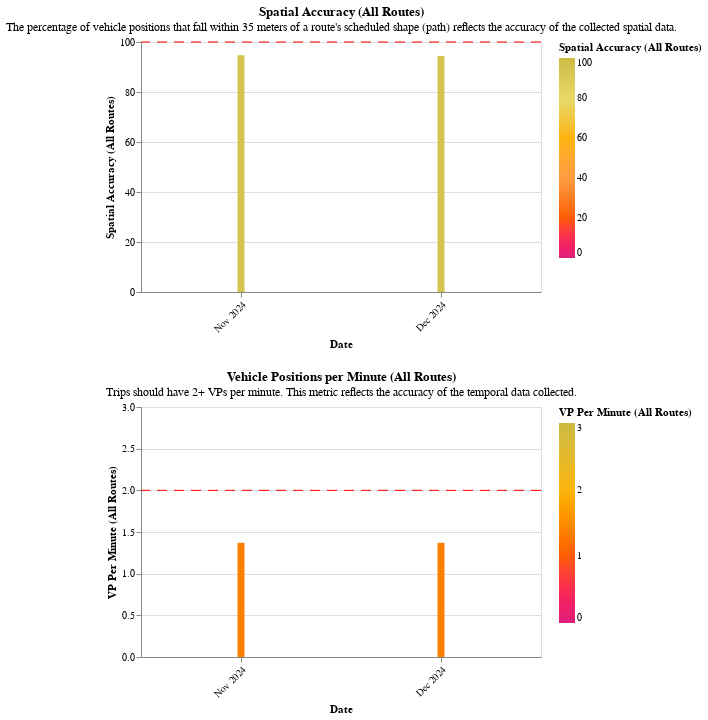

This figure's notebook cell:
### Markdown cell above
## Metrics for All Routes

### Code cell
if len(agency_metrics_df)==0:
    display(Markdown(f"""{organization_name} only has schedule data."""))
else:
    display(section2.agency_overview(agency_metrics_df))

### Figure 1 — Vega-Lite specification as saved in the notebook (floating-point values rounded to 4 significant figures)
{"config": {"view": {"continuousWidth": 300, "continuousHeight": 300}}, "vconcat": [{"layer": [{"mark": {"type": "bar", "clip": true, "size": 7}, "encoding": {"color": {"field": "Spatial Accuracy (All Routes)", "scale": {"domain": [0, 20, 40, 60, 80, 100], "range": ["#dd217d", "#fc5c04", "#ff9c42", "#fcb40e", "#e9d868", "#ccbb44"]}, "title": "Spatial Accuracy (All Routes)", "type": "quantitative"}, "tooltip": [{"field": "Date", "type": "temporal"}, {"field": "Spatial Accuracy (All Routes)", "type": "quantitative"}], "x": {"axis": {"format": "%b %Y", "labelAngle": -45}, "field": "Date", "timeUnit": "yearmonthdate", "title": ["Date"], "type": "ordinal"}, "y": {"field": "Spatial Accuracy (All Routes)", "scale": {"domain": [0, 95.0]}, "title": "Spatial Accuracy (All Routes)", "type": "quantitative"}}}, {"mark": {"type": "rule", "color": "red", "strokeDash": [10, 7]}, "encoding": {"y": {"aggregate": "mean", "field": "ruler_100_pct", "type": "quantitative"}}}], "height": 250, "title": {"text": "Spatial Accuracy (All Routes)", "subtitle": ["The percentage of vehicle positions that fall within 35 meters of a route's scheduled shape (path) reflects the accuracy of the collected spatial data."]}, "width": 400}, {"layer": [{"mark": {"type": "bar", "clip": true, "size": 7}, "encoding": {"color": {"field": "VP per Minute (All Routes)", "scale": {"domain": [0, 1, 2, 3], "range": ["#dd217d", "#fc5c04", "#fcb40e", "#ccbb44"]}, "title": "VP Per Minute (All Routes)", "type": "quantitative"}, "tooltip": [{"field": "Date", "type": "temporal"}, {"field": "VP per Minute (All Routes)", "type": "quantitative"}], "x": {"axis": {"format": "%b %Y", "labelAngle": -45}, "field": "Date", "timeUnit": "yearmonthdate", "title": ["Date"], "type": "ordinal"}, "y": {"field": "VP per Minute (All Routes)", "scale": {"domain": [0, 3]}, "title": "VP Per Minute (All Routes)", "type": "quantitative"}}}, {"mark": {"type": "rule", "color": "red", "strokeDash": [10, 7]}, "encoding": {"y": {"aggregate": "mean", "field": "ruler_for_vp_per_min", "type": "quantitative"}}}], "height": 250, "title": {"text": "Vehicle Positions per Minute (All Routes)", "subtitle": ["Trips should have 2+ VPs per minute. This metric reflects the accuracy of the temporal data collected."]}, "width": 400}], "data": {"name": "data-3c2e416398277b449f9bd3d6a58a154c"}, "resolve": {"scale": {"color": "independent"}}, "$schema": "https://vega.github.io/schema/vega-lite/v5.17.0.json", "datasets": {"data-3c2e416398277b449f9bd3d6a58a154c": [{"schedule_gtfs_dataset_key": "84d3c3507a4c8df851d935b63908bbd5", "VP per Minute (All Routes)": 1.37, "Spatial Accuracy (All Routes)": 94.73, "Date": "2024-11-13T00:00:00", "# Routes": 8.0, "# Trips": 347.0, "# Shapes": 39.0, "# Stops": 817.0, "# Arrivals": 21300.0, "Operator Service Miles": 119.8, "Avg Arrivals per Stop": 26.07, "# Downtown Local Route Types": 8.0, "# Local Route Types": 1.0, "# Coverage Route Types": 2.0, "# Rapid Route Types": 2.0, "# Express Route Types": 1.0, "# Rail Route Types": 0.0, "Transit Operator": "Montebello Schedule", "Organization ID": "recohwwty1Jn4lnsb", "Organization": "City of Montebello", "District": "07 - Los Angeles", "counties_served": "Los Angeles", "service_area_sq_miles": 151, "hq_city": "Montebello", "service_area_pop": 315074, "organization_type": "City, County or Local Government Unit or Department of Transportation", "primary_uza_name": "Los Angeles--Long Beach--Anaheim, CA", "reporter_type": "Full Reporter", "ruler_100_pct": 100, "ruler_for_vp_per_min": 2}, {"schedule_gtfs_dataset_key": "84d3c3507a4c8df851d935b63908bbd5", "VP per Minute (All Routes)": 1.37, "Spatial Accuracy (All Routes)": 94.39, "Date": "2024-12-11T00:00:00", "# Routes": 8.0, "# Trips": 347.0, "# Shapes": 39.0, "# Stops": 817.0, "# Arrivals": 21300.0, "Operator Service Miles": 119.8, "Avg Arrivals per Stop": 26.07, "# Downtown Local Route Types": 8.0, "# Local Route Types": 1.0, "# Coverage Route Types": 1.0, "# Rapid Route Types": 2.0, "# Express Route Types": 1.0, "# Rail Route Types": 0.0, "Transit Operator": "Montebello Schedule", "Organization ID": "recohwwty1Jn4lnsb", "Organization": "City of Montebello", "District": "07 - Los Angeles", "counties_served": "Los Angeles", "service_area_sq_miles": 151, "hq_city": "Montebello", "service_area_pop": 315074, "organization_type": "City, County or Local Government Unit or Department of Transportation", "primary_uza_name": "Los Angeles--Long Beach--Anaheim, CA", "reporter_type": "Full Reporter", "ruler_100_pct": 100, "ruler_for_vp_per_min": 2}]}}
